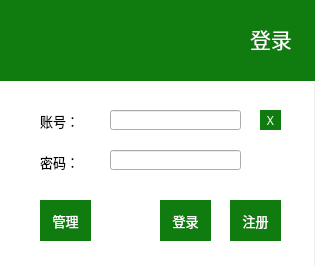
<?xml version="1.0" encoding="UTF-8"?>
<ui version="4.0">
 <class>loginDialog</class>
 <widget class="QDialog" name="loginDialog">
  <property name="geometry">
   <rect>
    <x>0</x>
    <y>0</y>
    <width>315</width>
    <height>266</height>
   </rect>
  </property>
  <property name="windowTitle">
   <string>在线订购系统登录</string>
  </property>
  <widget class="QPushButton" name="buttonLogin">
   <property name="geometry">
    <rect>
     <x>160</x>
     <y>200</y>
     <width>51</width>
     <height>41</height>
    </rect>
   </property>
   <property name="font">
    <font>
     <family>黑体</family>
     <pointsize>10</pointsize>
    </font>
   </property>
   <property name="styleSheet">
    <string notr="true">color:white;background-color: rgb(16, 124, 15);border-style: solid</string>
   </property>
   <property name="text">
    <string>登录</string>
   </property>
  </widget>
  <widget class="QLabel" name="labelPassword">
   <property name="geometry">
    <rect>
     <x>40</x>
     <y>152</y>
     <width>51</width>
     <height>20</height>
    </rect>
   </property>
   <property name="font">
    <font>
     <family>黑体</family>
     <pointsize>10</pointsize>
    </font>
   </property>
   <property name="text">
    <string>密码：</string>
   </property>
  </widget>
  <widget class="QPushButton" name="buttonReg">
   <property name="geometry">
    <rect>
     <x>230</x>
     <y>200</y>
     <width>51</width>
     <height>41</height>
    </rect>
   </property>
   <property name="font">
    <font>
     <family>黑体</family>
     <pointsize>10</pointsize>
    </font>
   </property>
   <property name="styleSheet">
    <string notr="true">color:white;background-color: rgb(16, 124, 15);border-style: solid</string>
   </property>
   <property name="text">
    <string>注册</string>
   </property>
  </widget>
  <widget class="QPushButton" name="buttonClear">
   <property name="geometry">
    <rect>
     <x>260</x>
     <y>110</y>
     <width>21</width>
     <height>20</height>
    </rect>
   </property>
   <property name="font">
    <font>
     <family>黑体</family>
    </font>
   </property>
   <property name="styleSheet">
    <string notr="true">color:white;background-color: rgb(16, 124, 15);border-style: solid</string>
   </property>
   <property name="text">
    <string>X</string>
   </property>
  </widget>
  <widget class="QPushButton" name="buttonSetting">
   <property name="geometry">
    <rect>
     <x>40</x>
     <y>200</y>
     <width>51</width>
     <height>41</height>
    </rect>
   </property>
   <property name="font">
    <font>
     <family>黑体</family>
     <pointsize>10</pointsize>
    </font>
   </property>
   <property name="styleSheet">
    <string notr="true">color:white;background-color: rgb(16, 124, 15);border-style: solid</string>
   </property>
   <property name="text">
    <string>管理</string>
   </property>
  </widget>
  <widget class="QLabel" name="labelAccount">
   <property name="geometry">
    <rect>
     <x>40</x>
     <y>110</y>
     <width>51</width>
     <height>21</height>
    </rect>
   </property>
   <property name="font">
    <font>
     <family>黑体</family>
     <pointsize>10</pointsize>
    </font>
   </property>
   <property name="text">
    <string>账号：</string>
   </property>
  </widget>
  <widget class="QLineEdit" name="lineEditPassword">
   <property name="geometry">
    <rect>
     <x>110</x>
     <y>150</y>
     <width>131</width>
     <height>20</height>
    </rect>
   </property>
   <property name="echoMode">
    <enum>QLineEdit::Password</enum>
   </property>
   <property name="clearButtonEnabled">
    <bool>false</bool>
   </property>
  </widget>
  <widget class="QLineEdit" name="lineEditAccount">
   <property name="geometry">
    <rect>
     <x>110</x>
     <y>110</y>
     <width>131</width>
     <height>20</height>
    </rect>
   </property>
   <property name="clearButtonEnabled">
    <bool>false</bool>
   </property>
  </widget>
  <widget class="QLabel" name="label_7">
   <property name="geometry">
    <rect>
     <x>200</x>
     <y>20</y>
     <width>48</width>
     <height>48</height>
    </rect>
   </property>
   <property name="text">
    <string/>
   </property>
   <property name="pixmap">
    <pixmap resource="../Bank/icon.qrc">:/Icon/Icon/login-white-48.png</pixmap>
   </property>
  </widget>
  <widget class="QLabel" name="label_9">
   <property name="geometry">
    <rect>
     <x>0</x>
     <y>0</y>
     <width>321</width>
     <height>81</height>
    </rect>
   </property>
   <property name="styleSheet">
    <string notr="true">color:white;background-color: rgb(16, 124, 15);border-style: solid</string>
   </property>
   <property name="text">
    <string/>
   </property>
  </widget>
  <widget class="QLabel" name="label_10">
   <property name="geometry">
    <rect>
     <x>250</x>
     <y>15</y>
     <width>61</width>
     <height>48</height>
    </rect>
   </property>
   <property name="font">
    <font>
     <family>黑体</family>
     <pointsize>16</pointsize>
    </font>
   </property>
   <property name="styleSheet">
    <string notr="true">color:white;background-color: rgb(16, 124, 15);border-style: solid</string>
   </property>
   <property name="text">
    <string>登录</string>
   </property>
  </widget>
  <widget class="QLabel" name="label">
   <property name="geometry">
    <rect>
     <x>-7</x>
     <y>81</y>
     <width>321</width>
     <height>191</height>
    </rect>
   </property>
   <property name="minimumSize">
    <size>
     <width>321</width>
     <height>191</height>
    </size>
   </property>
   <property name="maximumSize">
    <size>
     <width>321</width>
     <height>191</height>
    </size>
   </property>
   <property name="styleSheet">
    <string notr="true">background-color: rgb(255, 255, 255);</string>
   </property>
   <property name="text">
    <string/>
   </property>
  </widget>
  <zorder>label</zorder>
  <zorder>label_9</zorder>
  <zorder>buttonLogin</zorder>
  <zorder>labelPassword</zorder>
  <zorder>buttonReg</zorder>
  <zorder>buttonClear</zorder>
  <zorder>buttonSetting</zorder>
  <zorder>labelAccount</zorder>
  <zorder>lineEditPassword</zorder>
  <zorder>lineEditAccount</zorder>
  <zorder>label_7</zorder>
  <zorder>label_10</zorder>
 </widget>
 <tabstops>
  <tabstop>lineEditAccount</tabstop>
  <tabstop>lineEditPassword</tabstop>
  <tabstop>buttonLogin</tabstop>
  <tabstop>buttonReg</tabstop>
  <tabstop>buttonSetting</tabstop>
  <tabstop>buttonClear</tabstop>
 </tabstops>
 <resources/>
 <connections/>
</ui>
